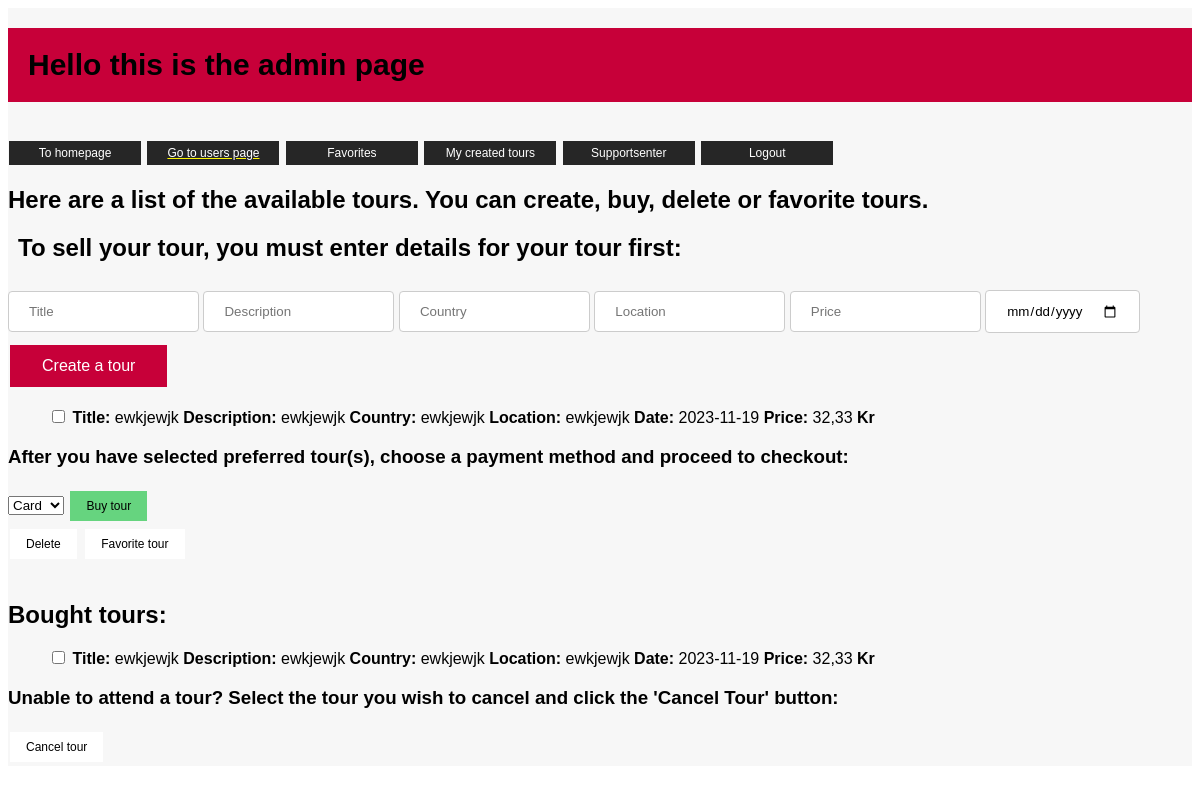
The app's page /adminpage, older data.
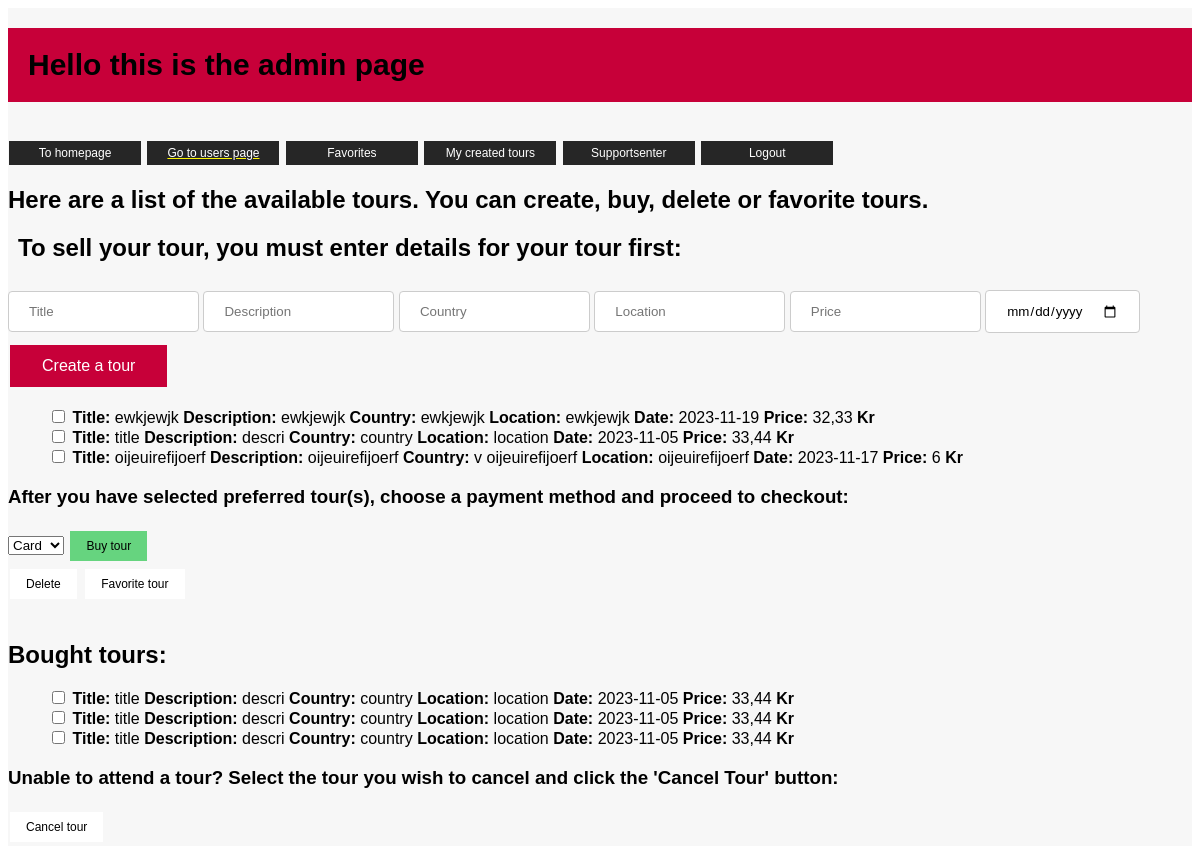
The same page, newer data.
### tables this page shows
CREATE TABLE Tour(
                ID INTEGER PRIMARY KEY AUTOINCREMENT,
                Title TEXT,
                Description TEXT,
                Country TEXT,
                Location TEXT,
                Date DATETIME,
                Price DECIMAL(10, 2),
                CreatedBy 
    );

CREATE TABLE TourBooked(
                ID INTEGER PRIMARY KEY AUTOINCREMENT,
                User_ID INTEGER,
                Tour_ID INTEGER
    );

### app.py (the view)
@application.route('/adminpage')
def adminpage():
    global global_user_id
    list_tours = get_list_tours()
    list_of_bought_tours = get_list_of_user_bought_tours(global_user_id)
    list_of_users = get_user_list()
    is_admin = get_user_online_is_admin()
    logging("went to admin page")
    return render_template('/adminpage.html', is_admin=is_admin, list_of_tours=list_tours, list_of_bought_tours=list_of_bought_tours, users=list_of_users)

### backend/autentication/admin.py (called while the page is built)
def logging(action):
    timestamp = datetime.now()
    name = get_user_online()
    namestamp = f'{timestamp:Date: %d.%m.%y Time: %H:%M} User: {name} {action} '
    with open(path, 'a') as file:
        print(namestamp, file=file)

### backend/autentication/login.py (called while the page is built)
def get_user_online():
    pathing = os.path.dirname(__file__) + "/user_online.json"
    try:
        with open(pathing, 'r') as file:
            data = json.load(file)
            return data.get('user_online', '')
    except FileNotFoundError:
        return r'user_online.json File Not Found'

def get_user_online_is_admin():
    admin_check = get_user_online()
    if admin_get(admin_check):
        return True
    else:
        return False

### backend/database/Tour.py (called while the page is built)
def list_tours():
    db = sqlite3.connect(pathing)
    cursor = db.cursor()
    cursor.execute("SELECT * from Tour")
    list = cursor.fetchall()
    return list

def get_user_list():
    db = sqlite3.connect(pathing)
    cursor = db.cursor()
    cursor.execute("SELECT ID, Username FROM User")
    users = cursor.fetchall()
    return users

### backend/database/Tour_advanced.py (called while the page is built)
def list_of_user_bought_tours(global_id):
    db = sqlite3.connect(pathing)
    cursor = db.cursor()
    cursor.execute('''SELECT TourBooked.ID, Tour.Title, Tour.Description, Tour.Country, Tour.Location, Tour.Date, Tour.Price
        FROM Tour
        INNER JOIN TourBooked on Tour.ID = TourBooked.Tour_ID
        WHERE TourBooked.User_ID = ?
        ORDER BY Tour.Title''', (global_id,))
    list_of_bought_tours = cursor.fetchall()
    db.close()
    return list_of_bought_tours

### backend/database/user.py (called while the page is built)
def admin_get(Username):
    con = sqlite3.connect(pathing)
    cur = con.cursor()
    try:
        con = sqlite3.connect(pathing)
        cur = con.cursor()
        cur.execute("SELECT Admin FROM User WHERE Username = ?", (Username,))
        admin = cur.fetchone()
        return admin[0]
    except:
        print("FEIL I ADMIN_GET")

### backend/handler/tour_handler.py (called while the page is built)
def get_list_tours():
    return list_tours()

def get_list_of_user_bought_tours(global_id):
    return list_of_user_bought_tours(global_id)

### frontend/templates/adminpage.html (shortened to what this page needs)
<!DOCTYPE html>
<html lang="en">
<head>
    <link rel="stylesheet" type="text/css" href="{{ url_for('static', filename='css/adminpage.css') }}">
</head>
<body>
<div id="grid">
    <div id="colored_body">
    <h1 id="intro">Hello this is the admin page</h1><br>
        {% if is_admin %}
            <a href="{{ url_for('homepage') }}" class="top_links_styling">To homepage</a>
            <a href="{{ url_for('users') }}" class="unique_userpage_link_styling">Go to users page</a>
        {% endif %}
    <a href="{{ url_for('favorites') }}" class="top_links_styling">Favorites</a>
    <a href="{{ url_for('my_created_tours') }}" class="top_links_styling">My created tours</a>
    <a href="{{ url_for('support_senter') }}" class="top_links_styling">Supportsenter</a>
    <a href="{{ url_for('index') }}" class="top_links_styling">Logout</a>
    <h2>Here are a list of the available tours. You can create, buy, delete or favorite tours.</h2>
    <h2 id="instruction">To sell your tour, you must enter details for your tour first:</h2>
    <form action="/admin_create_a_tour" method="POST" id="form_create_tour_input">
        <input type="text" name="Title" placeholder="Title" class="input_styling">
        <input type="text" name="Description" placeholder="Description" class="input_styling">
        <input type="text" name="Country" placeholder="Country" class="input_styling">
        <input type="text" name="Location" placeholder="Location" class="input_styling">
        <input type="price" name="Price" placeholder="Price" class="input_styling">
        <input type="date" name="Date" class="input_styling">
        <button type="submit" class="tour_button_styling">Create a tour</button>
    </form>
    <form action="/admin_checkbox_tour" method="POST" id="available_tours">
        <ul>
            {% for tour in list_of_tours %}
            <li>
                <input type="checkbox" name="checkbox_row" value="{{ tour[0] }}">
                <strong>Title:</strong> {{ tour[1] }}
                <strong>Description:</strong> {{ tour[2] }}
                <strong>Country:</strong> {{ tour[3] }}
                <strong>Location:</strong> {{ tour[4] }}
                <strong>Date:</strong> {{ tour[5] }}
                <strong>Price:</strong> {{ tour[6] }} <strong>Kr</strong>
            </li>
            {% endfor %}
        </ul>
        <h3>After you have selected preferred tour(s), choose a payment method and proceed to checkout:</h3>
        <select id="dropdown">
            <option value="valg1">Card</option>
        </select>
        <button type="submit" name="handle_action" value="buy" class="checkbox_buy_button_styling">Buy tour</button><br>
        <button type="submit" name="handle_action" value="delete" class="checkbox_button_styling">Delete</button>
        <button type="submit" name="handle_action" value="favorite" class="checkbox_button_styling">Favorite tour</button>
    </form> <br>
    <h2>Bought tours:</h2>
    <form action="/admin_remove_bought_tour" method="POST" id="bought_tours">
        <ul>
            {% for tour in list_of_bought_tours %}
            <li>
                <input type="checkbox" name="checkbox_bought_tour" value="{{ tour[0] }}">
                <strong>Title:</strong> {{ tour[1] }}
                <strong>Description:</strong> {{ tour[2] }}
                <strong>Country:</strong> {{ tour[3] }}
                <strong>Location:</strong> {{ tour[4] }}
                <strong>Date:</strong> {{ tour[5] }}
                <strong>Price:</strong> {{ tour[6] }} <strong>Kr</strong>
            </li>
            {% endfor %}
        </ul>
        <h3>Unable to attend a tour? Select the tour you wish to cancel and click the 'Cancel Tour' button:</h3>
        <button type="submit" name="handle_action" value="delete" class="checkbox_button_styling">Cancel tour</button>
    </form>
    </div>
</div>
</body>
</html>

### static/css/adminpage.css (style rules this page uses)
* { font-family: "Gill Sans", sans-serif; }
#grid { display: grid; grid-template-columns: 1fr 1fr 1fr 1fr 1fr grid-template-rows: 1fr 1fr 1fr 1fr 1fr 1fr }
#intro { font-decoration: none; font-size: 30px; font-weight: 900; grid-column: 2/4; grid-row: 1/2; background-color: #C70039; padding: 20px; }
#instruction { font-decoration: none; grid-column: 2/5; grid-row: 1/2; padding-left: 10px; }
#form_create_tour_input { grid-column: 2/4; grid-row: 2/3; }
.input_styling { padding: 12px 20px; margin: 8px 0; display: inline-block; border: 1px solid #ccc; border-radius: 4px; box-sizing: border-box; }
.tour_button_styling { background-color: #C70039; border: none; color: white; padding: 12px 32px; text-align: center; text-decoration: none; display: inline-block; font-size: 16px; margin: 4px 2px; cursor: pointer; }
.checkbox_button_styling { background-color: #ffffff; border: none; color: black; padding: 8px 16px; text-align: center; text-decoration: none; display: inline-block; font-size: 12px; margin: 4px 2px; cursor: pointer; }
.checkbox_buy_button_styling { background-color: #66d47f; border: none; color: black; padding: 8px 16px; text-align: center; text-decoration: none; display: inline-block; font-size: 12px; margin: 4px 2px; cursor: pointer; }
.top_links_styling { background-color: #262626; border: none; color: white; padding: 5px 16px; width: 100px; text-align: center; text-decoration: none; display: inline-block; font-size: 12px; margin: 1px 1px; cursor: pointer; }
.unique_userpage_link_styling { background-color: #262626; border: none; color: white; padding: 5px 16px; width: 100px; text-align: center; text-decoration: underline #fcf403; display: inline-block; font-size: 12px; margin: 1px 1px; cursor: pointer; }
#available_tours { grid-column: 2/4; grid-row: 3/4; }
#bought_tours { grid-column: 2/4; grid-row: 5/6; }
#colored_body { grid-column: 2/4; grid-row: 1/6; background-color: #F7F7F7; }
ul { list-style-type: none; }

Row changes from the older to the newer data that the page shows:
removed TourBooked: Title "ewkjewjk", Description "ewkjewjk", Country "ewkjewjk", Location "ewkjewjk", Date "2023-11-19", Price "32,33"
added Tour: Title "title", Description "descri", Country "country", Location "location", Date "2023-11-05", Price "33,44"
added Tour: Title "oijeuirefijoerf", Description "oijeuirefijoerf", Country "v oijeuirefijoerf", Location "oijeuirefijoerf", Date "2023-11-17", Price "6"
now on this page (row unchanged): TourBooked: Title "title", Description "descri", Country "country", Location "location", Date "2023-11-05", Price "33,44"
now on this page (row unchanged): TourBooked: Title "title", Description "descri", Country "country", Location "location", Date "2023-11-05", Price "33,44"
now on this page (row unchanged): TourBooked: Title "title", Description "descri", Country "country", Location "location", Date "2023-11-05", Price "33,44"
